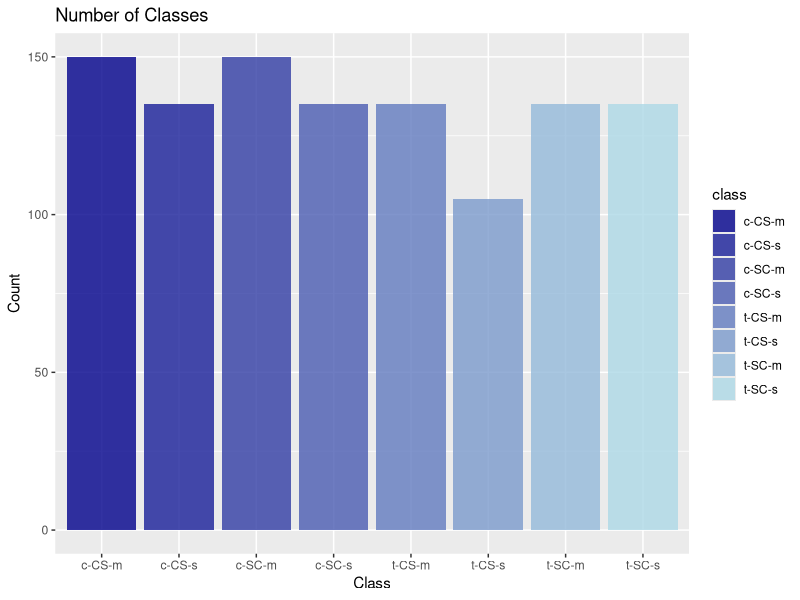
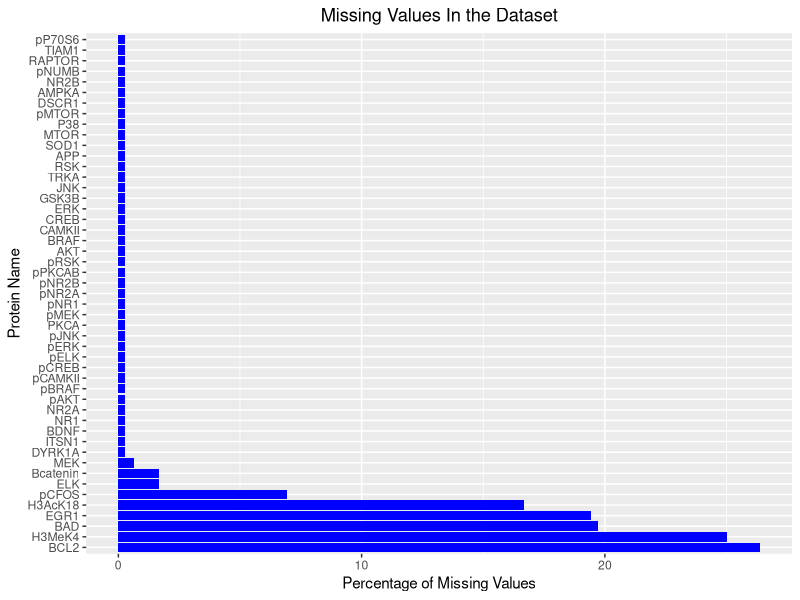
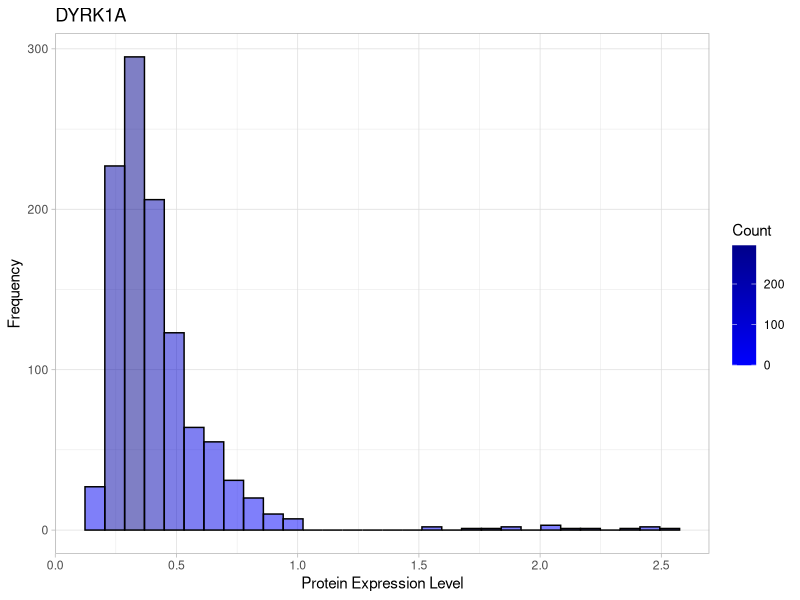
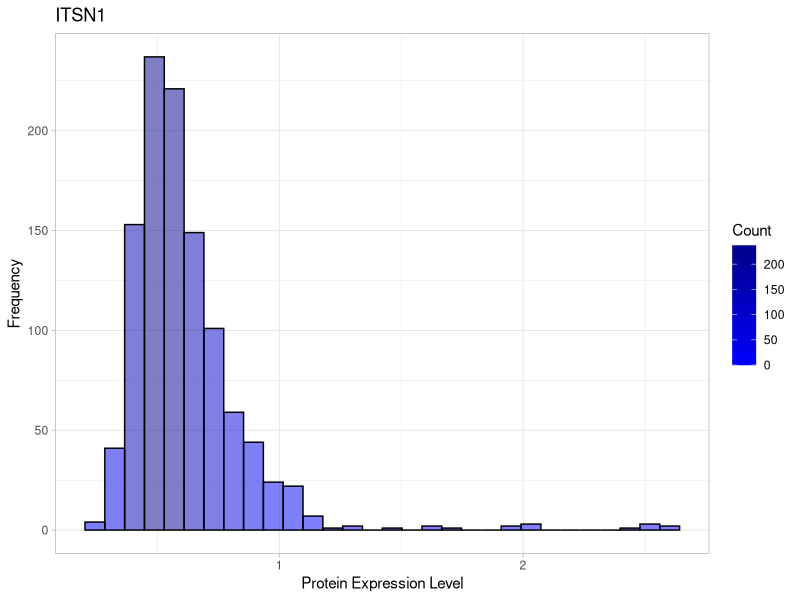
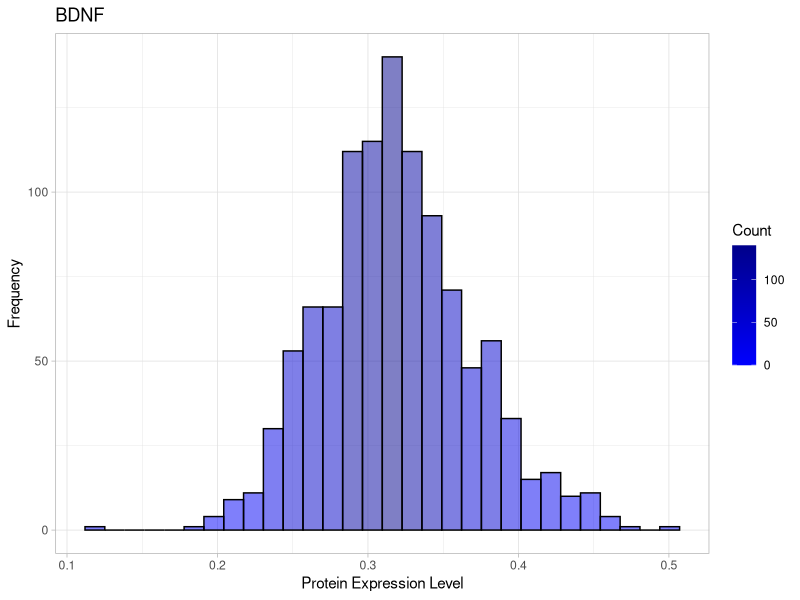
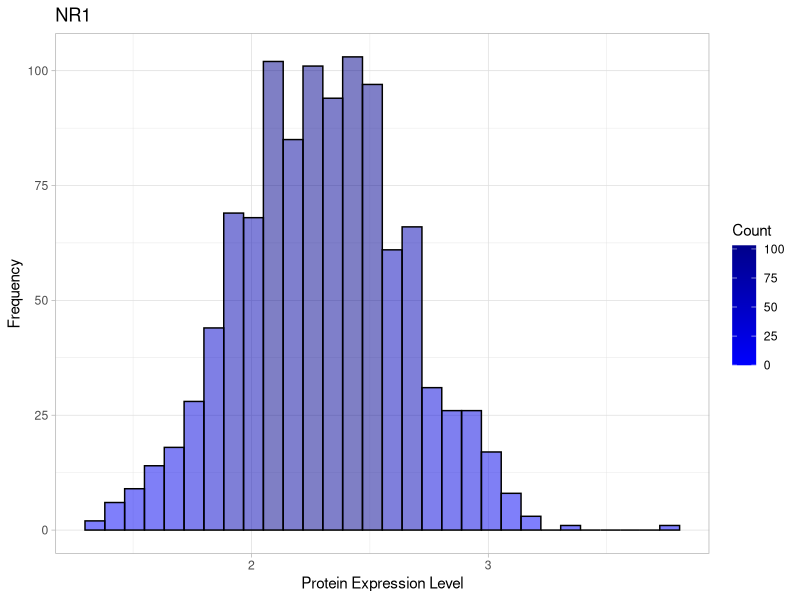
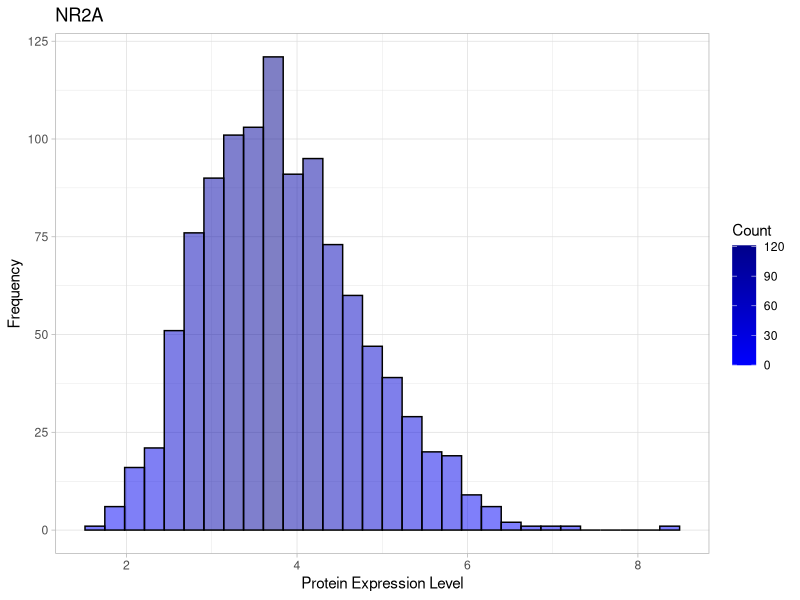
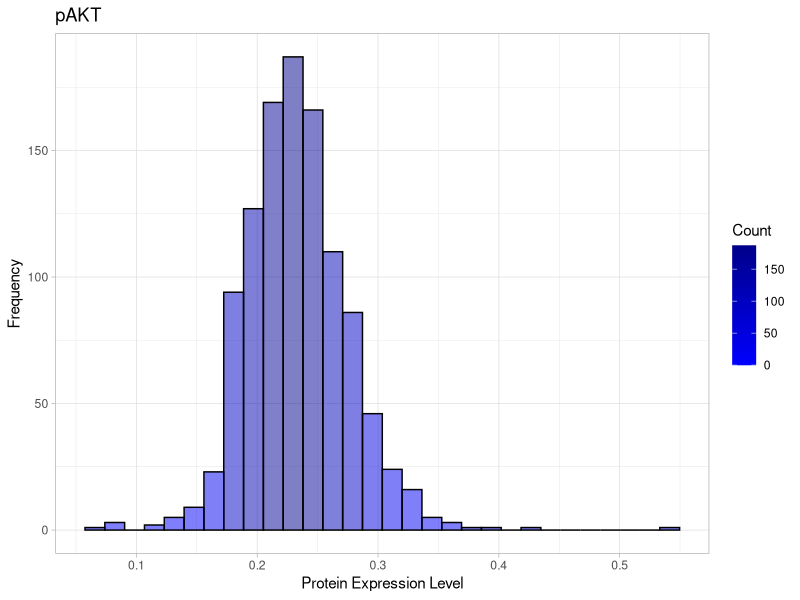

Write R code to recreate these figures, in order.
## ---- chunk 1
library(tidyverse)
data <- read.csv("data.csv")
## ---- chunk 2
data
## ---- chunk 3
blue_palette <- colorRampPalette(c("darkblue", "lightblue"))(8)

ggplot(data, aes(class)) +
  geom_bar(aes(fill = class), alpha = 0.8) +
  scale_fill_manual(values = blue_palette) +
  labs(title = "Number of Classes", y = "Count", x="Class")
## ---- chunk 4
missing_values <- data %>%
  setNames(gsub("_N", "", names(.))) %>%
  summarise(across(everything(), ~ sum(is.na(.)), .names = "{.col}")) %>%
  pivot_longer(everything(), names_to = "key", values_to = "missing") %>%
  mutate(
    total = nrow(data),
    pct = (missing / total) * 100,
    isna = missing > 0
  ) %>%
  filter(isna) %>%
  arrange(desc(pct))

percentage.plot <- missing_values %>%
  ggplot(aes(x = reorder(key, pct), y = pct)) +
  geom_bar(stat = 'identity', fill = 'blue', alpha = 1) +
  scale_x_discrete(limits = missing_values$key) +
  coord_flip() +
  labs(title = "Missing Values In the Dataset", x = 'Protein Name', y = "Percentage of Missing Values") +
  theme(plot.title = element_text(hjust = 0.5)) + 
  guides(fill = "none")
percentage.plot
## ---- chunk 5
data <- data %>%
  group_by(class) %>%
  mutate(across(everything(), ~ replace(., is.na(.), mean(., na.rm = TRUE)))) %>%
  as.data.frame()

names(data) <- gsub("_N", "", names(data))
proteins <- names(data[2:78])
classes <- as.vector(unique(as.character(data$class)))
## ---- chunk 6
for(i in 1:length(proteins)){
  plot <- ggplot(data, aes(eval(parse(text = proteins[i])))) +
    geom_histogram(aes(fill=..count..), color = "black", alpha = 0.5) +
    scale_fill_gradient("Count", low="blue", high="darkblue") +
    labs(title = proteins[i],
         x = "Protein Expression Level",
         y = "Frequency") +
    theme_light()
  cat("#### ", proteins[i], "\n")
  print(plot)
  cat('\n\n')
}
## ---- chunk 7
for(i in 1:length(proteins)){
  plot <- ggplot(data, aes(x = class, y = eval(parse(text = proteins[i])))) +
    geom_boxplot(aes(fill = class), alpha = 0.8) +
    stat_summary(fun.y=mean, colour="black", geom="point", size=1.5) +
    labs(y = proteins[i]) +
    scale_fill_manual(values = blue_palette)
  cat("#### ", proteins[i], "\n")
  print(plot)
  cat('\n\n')
}
## ---- chunk 8
library(broom)

alpha <- 0.01

aov_test <- function(prot) {
  aov_result <- aov(eval(parse(text = prot)) ~ class, data)
  tidy(aov_result)
}

tukey_test <- function(aov_result) {
  TukeyHSD(aov_result)$class
}

AOV_df <- data.frame(matrix(NA, nrow = length(proteins), ncol = 3))
names(AOV_df) <- c("Protein", "Var_expl", "p.value")

for (i in 1:length(proteins)) {
  cat("#### ", proteins[i], "\n")
  aov_result <- aov(eval(parse(text = proteins[i])) ~ class, data)
  AOV <- tidy(aov_result)
  
  AOV_df$Protein[i] <- proteins[i]
  AOV_df$Var_expl[i] <- round(AOV$sumsq[1] / (AOV$sumsq[1] + AOV$sumsq[2]), 2)
  AOV_df$p.value[i] <- AOV$p.value[1]
  
  cat(paste0("Total variability:  ", round(AOV$sumsq[1] + AOV$sumsq[2], 2)), "\n")
    cat('\n\n')
  cat(paste0("Percentage of explained variability for ", proteins[i], ":  ", round(AOV$sumsq[1] * 100 / (AOV$sumsq[1] + AOV$sumsq[2]), 2), "%\n"))
    cat('\n\n')
  cat(paste0("P value for ", proteins[i], ":  ", round(AOV$p.value[1], 5)), "\n\n")
    cat('\n\n')
  
  if (AOV$p.value[1] < alpha) {
    cat("Significant ANOVA result; proceeding to Tukey HSD test for ", proteins[i], "\n")
    tukey_result <- tukey_test(aov_result)
    print(tukey_result)
  } else {
    cat("No significant ANOVA result; skipping Tukey HSD test for ", proteins[i], "\n")
  }
  
  cat('\n\n')
}
## ---- chunk 9
for (i in 1:length(proteins)) {
  cat("#### ", proteins[i], "\n")
  
  # Perform ANOVA
  aov_result <- aov(eval(parse(text = proteins[i])) ~ class, data = data)
  
  # Output the ANOVA summary
  print(summary(aov_result))
  
  # Perform Tukey's HSD if ANOVA is significant
  if (summary(aov_result)[[1]][["Pr(>F)"]][1] < 0.05) {
    tukey_result <- TukeyHSD(aov_result)
    print(tukey_result)
  }
  
  cat("\n\n")
}
